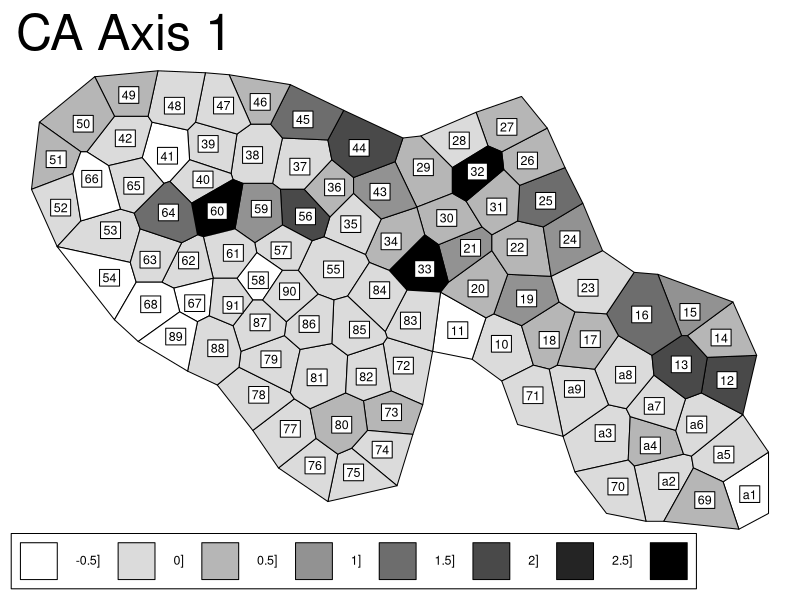

Here is the R script that generated this plot:
library(ade4)


### Name: avijons
### Title: Bird species distribution
### Aliases: avijons
### Keywords: datasets

### ** Examples

data(avijons)
w1 <- dudi.coa(avijons$fau, scannf = FALSE)$li
area.plot(avijons$area, center = avijons$xy, val = w1[, 1], clab = 0.75, 
  sub = "CA Axis 1", csub = 3)
  
## Not run: 
##D data(avijons)
##D if(!adegraphicsLoaded()) {
##D   if(requireNamespace("pixmap", quietly = TRUE)) {
##D     pnm.eau <- pixmap::read.pnm(system.file("pictures/avijonseau.pnm", package = "ade4"))
##D     pnm.rou <- pixmap::read.pnm(system.file("pictures/avijonsrou.pnm", package = "ade4"))
##D     pnm.veg <- pixmap::read.pnm(system.file("pictures/avijonsveg.pnm", package = "ade4"))
##D     pnm.vil <- pixmap::read.pnm(system.file("pictures/avijonsvil.pnm", package = "ade4"))
##D     jons.coa <- dudi.coa(avijons$fau, scan = FALSE, nf = 4)
##D     
##D     par(mfcol = c(3, 2))
##D     s.value(avijons$xy, jons.coa$li[, 1], pixmap = pnm.rou, inclu = FALSE,
##D       grid = FALSE, addax = FALSE, cleg = 0, sub = "F1+ROADS", csub = 3)
##D     s.value(avijons$xy, jons.coa$li[, 1], pixmap = pnm.veg, inclu = FALSE,
##D       grid = FALSE, addax = FALSE, cleg = 0, sub = "F1+TREES", csub = 3)
##D     s.value(avijons$xy, jons.coa$li[, 1], pixmap = pnm.eau, inclu = FALSE,
##D       grid = FALSE, addax = FALSE, cleg = 0, sub = "F1+WATER", csub = 3)
##D     s.value(avijons$xy, jons.coa$li[, 2], pixmap = pnm.rou, inclu = FALSE,
##D       grid = FALSE, addax = FALSE, cleg = 0, sub = "F2+ROADS", csub = 3)
##D     s.value(avijons$xy, jons.coa$li[, 2], pixmap = pnm.veg, inclu = FALSE,
##D       grid = FALSE, addax = FALSE, cleg = 0, sub = "F2+TREES", csub = 3)
##D     s.value(avijons$xy, jons.coa$li[, 2], pixmap = pnm.eau, inclu = FALSE,
##D       grid = FALSE, addax = FALSE, cleg = 0, sub = "F2+WATER", csub = 3)
##D     par(mfrow = c(1, 1))
##D   }
##D 
##D   if(requireNamespace("spdep", quietly = TRUE) & 
##D     requireNamespace("pixmap", quietly = TRUE)) {
##D     
##D     link1 <- area2link(avijons$area)
##D     lw1 <- apply(link1, 1, function(x) x[x > 0])
##D     neig1 <- neig(mat01 = 1*(link1 > 0))
##D     nb1 <- neig2nb(neig1)
##D     listw1 <- spdep::nb2listw(nb1,lw1)
##D     jons.ms <- multispati(jons.coa, listw1, scan = FALSE, nfp = 3, nfn = 2)
##D     summary(jons.ms)
##D     par(mfrow = c(2, 2))
##D     barplot(jons.coa$eig)
##D     barplot(jons.ms$eig)
##D     s.corcircle(jons.ms$as)
##D     plot(jons.coa$li[, 1], jons.ms$li[, 1])
##D     par(mfrow = c(1, 1))
##D 
##D     par(mfcol = c(3, 2))
##D     s.value(avijons$xy, jons.ms$li[, 1], pixmap = pnm.rou, inclu = FALSE,
##D       grid = FALSE, addax = FALSE, cleg = 0, sub = "F1+ROADS", csub = 3)
##D     s.value(avijons$xy, jons.ms$li[, 1], pixmap = pnm.veg, inclu = FALSE,
##D       grid = FALSE, addax = FALSE, cleg = 0, sub = "F1+TREES", csub = 3)
##D     s.value(avijons$xy, jons.ms$li[, 1], pixmap = pnm.eau, inclu = FALSE,
##D       grid = FALSE, addax = FALSE, cleg = 0, sub = "F1+WATER", csub = 3)
##D     s.value(avijons$xy, jons.ms$li[, 2], pixmap = pnm.rou, inclu = FALSE,
##D       grid = FALSE, addax = FALSE, cleg = 0, sub = "F2+ROADS", csub = 3)
##D     s.value(avijons$xy, jons.ms$li[, 2], pixmap = pnm.veg, inclu = FALSE,
##D       grid = FALSE, addax = FALSE, cleg = 0, sub = "F2+TREES", csub = 3)
##D     s.value(avijons$xy, jons.ms$li[, 2], pixmap = pnm.eau, inclu = FALSE,
##D       grid = FALSE, addax = FALSE, cleg = 0, sub = "F2+WATER", csub = 3)
##D     par(mfrow = c(1, 1))
##D }}
## End(Not run)
